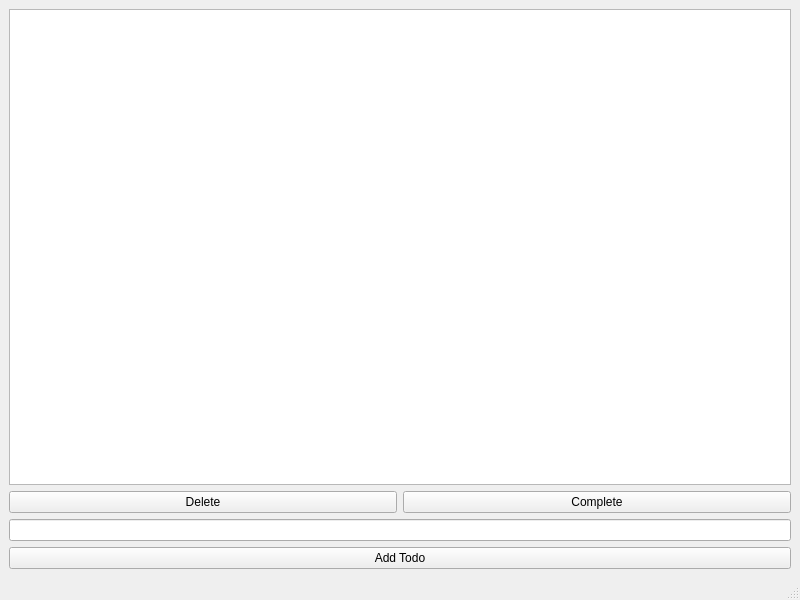
<?xml version="1.0" encoding="UTF-8"?>
<ui version="4.0">
 <class>MainWindow</class>
 <widget class="QMainWindow" name="MainWindow">
  <property name="geometry">
   <rect>
    <x>0</x>
    <y>0</y>
    <width>800</width>
    <height>600</height>
   </rect>
  </property>
  <property name="windowTitle">
   <string>MainWindow</string>
  </property>
  <widget class="QWidget" name="centralwidget">
   <layout class="QVBoxLayout" name="verticalLayout">
    <item>
     <widget class="QListView" name="lv"/>
    </item>
    <item>
     <layout class="QHBoxLayout" name="horizontalLayout">
      <item>
       <widget class="QPushButton" name="btn1">
        <property name="text">
         <string>Delete</string>
        </property>
       </widget>
      </item>
      <item>
       <widget class="QPushButton" name="btn2">
        <property name="text">
         <string>Complete</string>
        </property>
       </widget>
      </item>
     </layout>
    </item>
    <item>
     <widget class="QLineEdit" name="le"/>
    </item>
    <item>
     <widget class="QPushButton" name="btn3">
      <property name="text">
       <string>Add Todo</string>
      </property>
     </widget>
    </item>
   </layout>
  </widget>
  <widget class="QMenuBar" name="menubar">
   <property name="geometry">
    <rect>
     <x>0</x>
     <y>0</y>
     <width>800</width>
     <height>43</height>
    </rect>
   </property>
  </widget>
  <widget class="QStatusBar" name="statusbar"/>
 </widget>
 <resources/>
 <connections/>
</ui>
